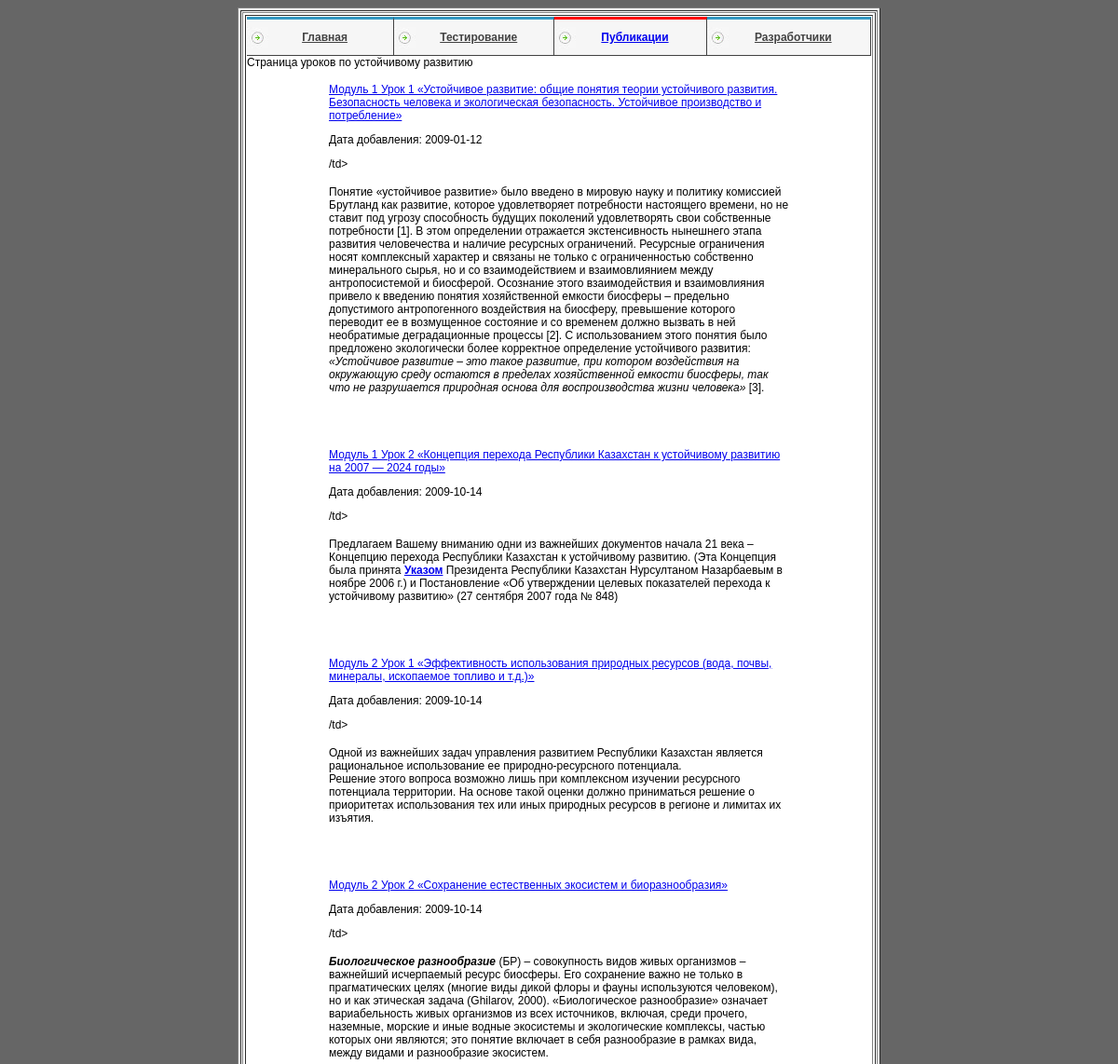
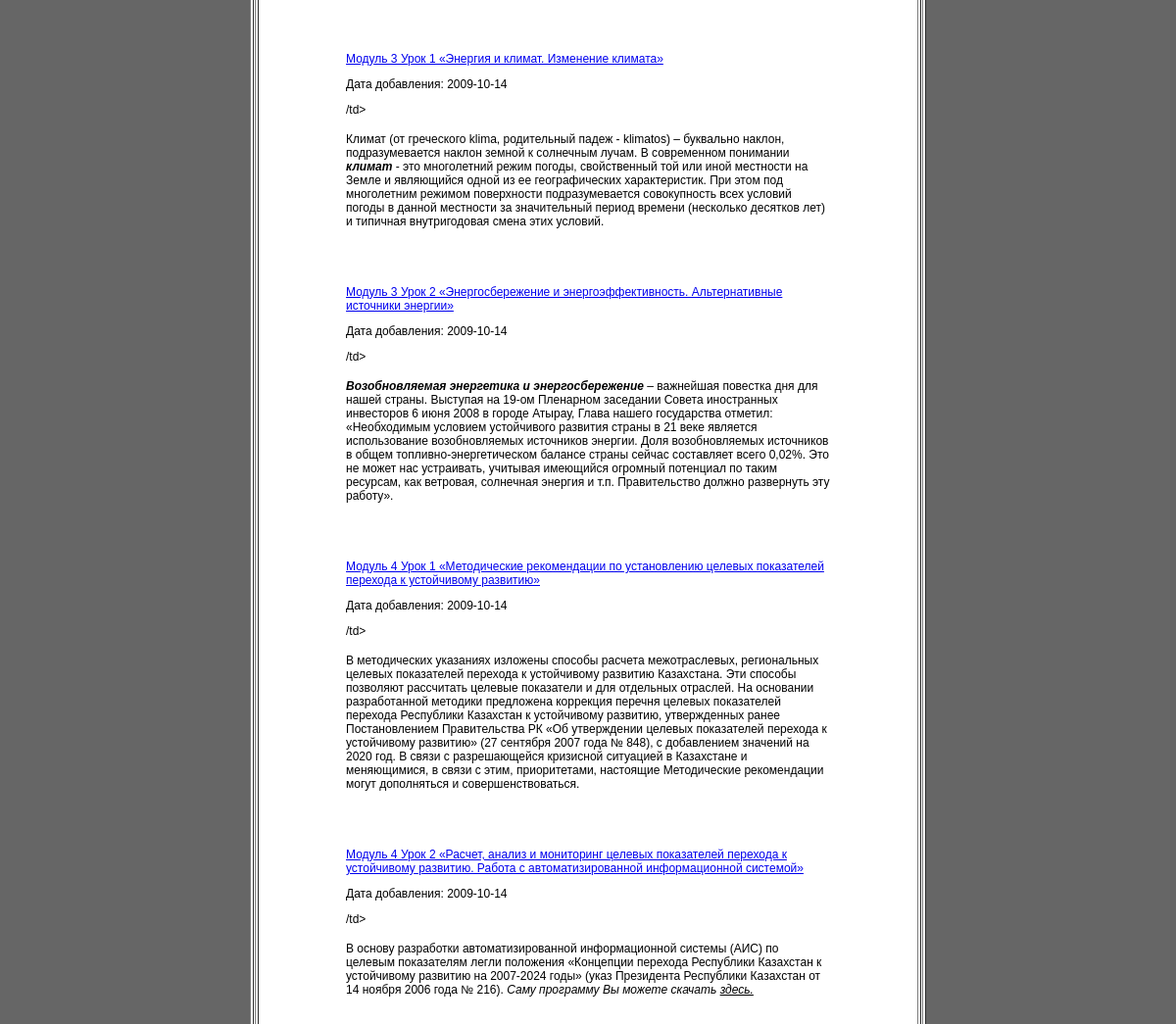
Page /project/prev_temp/lessons.php on the committed database (2 pictures, top to bottom).
### tables this page shows
CREATE TABLE `settings` (
  `id` INTEGER(11) NOT NULL AUTO_INCREMENT,
  `title` VARCHAR(255) NOT NULL DEFAULT '',
  `meta_k` VARCHAR(255) NOT NULL DEFAULT '',
  `meta_d` VARCHAR(255) NOT NULL DEFAULT '',
  `text` TEXT NOT NULL,
  `page` VARCHAR(255) NOT NULL DEFAULT '',
  PRIMARY KEY (`id`)
);

CREATE TABLE `lessons` (
  `id` INTEGER(11) NOT NULL AUTO_INCREMENT,
  `module` INTEGER(3) NOT NULL,
  `meta_k` VARCHAR(255) NOT NULL DEFAULT '',
  `meta_d` VARCHAR(255) NOT NULL DEFAULT '',
  `description` TEXT NOT NULL,
  `text` LONGTEXT,
  `view` INTEGER(7) NOT NULL,
  `author` VARCHAR(100) NOT NULL DEFAULT '',
  `date` DATE NOT NULL,
  `mini_img` VARCHAR(255) NOT NULL DEFAULT '',
  `title` VARCHAR(255) NOT NULL DEFAULT '',
  PRIMARY KEY (`id`),
  FULLTEXT KEY `text` (`text`)
);

### project/prev_temp/lessons.php (the view, shortened to what this page needs)
  <?php include("blocks/bd.php");
  $result=mysql_query("select title, meta_d,meta_k,text FROM  settings WHERE page='lessons'",$db);
  if(mysql_num_rows($result)>0) {
      $myrow=mysql_fetch_array($result);
  }
  else {
      echo "<p> Информация не может быть извлечена, в таблице нет записей</p>";
      exit();
  }
  ?>
<!DOCTYPE html PUBLIC "-//W3C//DTD XHTML 1.0 Transitional//EN" "http://www.w3.org/TR/xhtml1/DTD/xhtml1-transitional.dtd">
<html xmlns="http://www.w3.org/1999/xhtml">
    <head>
        <link href="style.css" rel="stylesheet" type="text/css" />
    </head>
    <body>
        <table width="690" border="1" align="center" bgcolor="#FFFFFF" class="main_border">
            <tr>
                <td valign="top"><table width="100%" border="1">
                        <tr>
                            <td  valign="top">
                                 <?php $n=3; include("blocks/nav.php"); ?>
                              <?php echo $myrow["text"]; ?>
                            <?php
			$result1=mysql_query("select id, title, description, date FROM  lessons",$db);
			$myrow1=mysql_fetch_array($result1);
do{
	printf ("<table class='lesson' align='center' width='500'>
			<tr><td class='lesson_title'>
			<p class= 'lesson_name'> <a href='view_lesson.php?id=%s'>%s</a> </p>
			<p class='lesson_adds'>Дата добавления: %s</p>
			/td></tr>
			<tr><td>%s</td></tr>
			</table><br><br>", $myrow1["id"], $myrow1["title"], $myrow1["date"], $myrow1["description"]);
}
while($myrow1=mysql_fetch_array($result1));
				?>
                            </td>
                        </tr>
                    </table></td>
            </tr>
        </table>
    </body>
</html>

### project/prev_temp/style.css (style rules this page uses)
body { font-family: Verdana, Arial, Helvetica, sans-serif; font-size:12px; background-color: #666666; }

### rows in the picture
settings: text "Страница уроков по устойчивому развитию"
lessons: title "Модуль 1 Урок 1 «Устойчивое развитие: общие понятия теории устойчивого развития. Безопасность человека и экологическая безопасность. Устойчивое производство и потребление»", date "2009-01-12", description "Понятие «устойчивое развитие» было введено в мировую науку и политику комиссией Брутланд как развитие, которое удовлетворяет потребности настоящего времени, но не ставит под угрозу способность будущих поколений удовлетворять свои собственные потребности [1]. В этом определении отражается экстенсивность нынешнего этапа развития человечества и наличие ресурсных ограничений. Ресурсные ограничения носят комплексный характер и связаны не только с ограниченностью собственно минерального сырья, но и со взаимодействием и взаимовлиянием между антропосистемой и биосферой. Осознание этого взаимодействия и взаимовлияния привело к введению понятия хозяйственной емкости биосферы – предельно допустимого…"
lessons: title "Модуль 1 Урок 2 «Концепция перехода Республики Казахстан к устойчивому развитию на 2007 — 2024 годы»", date "2009-10-14", description "Предлагаем Вашему вниманию одни из важнейших документов начала 21 века – Концепцию перехода Республики Казахстан к устойчивому развитию. (Эта Концепция была принята Указом Президента Республики Казахстан Нурсултаном Назарбаевым в ноябре 2006 г.) и Постановление «Об утверждении целевых показателей перехода к устойчивому развитию» (27 сентября 2007 года № 848)"
lessons: title "Модуль 2 Урок 1 «Эффективность использования природных ресурсов (вода, почвы, минералы, ископаемое топливо и т.д.)»", date "2009-10-14", description "Одной из важнейших задач управления развитием Республики Казахстан является рациональное использование ее природно-ресурсного потенциала. Решение этого вопроса возможно лишь при комплексном изучении ресурсного потенциала территории. На основе такой оценки должно приниматься решение о приоритетах использования тех или иных природных ресурсов в регионе и лимитах их изъятия."
lessons: title "Модуль 2 Урок 2 «Сохранение естественных экосистем и биоразнообразия»", date "2009-10-14", description "Биологическое разнообразие (БР) – совокупность видов живых организмов – важнейший исчерпаемый ресурс биосферы. Его сохранение важно не только в прагматических целях (многие виды дикой флоры и фауны используются человеком), но и как этическая задача (Ghilarov, 2000). «Биологическое разнообразие» означает вариабельность живых организмов из всех источников, включая, среди прочего, наземные, морские и иные водные экосистемы и экологические комплексы, частью которых они являются; это понятие включает в себя разнообразие в рамках вида, между видами и разнообразие экосистем."
lessons: title "Модуль 3 Урок 1 «Энергия и климат. Изменение климата»", date "2009-10-14", description "Климат (от греческого klima, родительный падеж - klimatos) – буквально наклон, подразумевается наклон земной к солнечным лучам. В современном понимании климат - это многолетний режим погоды, свойственный той или иной местности на Земле и являющийся одной из ее географических характеристик. При этом под многолетним режимом поверхности подразумевается совокупность всех условий погоды в данной местности за значительный период времени (несколько десятков лет) и типичная внутригодовая смена этих условий."
lessons: title "Модуль 3 Урок 2 «Энергосбережение и энергоэффективность. Альтернативные источники энергии»", date "2009-10-14", description "Возобновляемая энергетика и энергосбережение – важнейшая повестка дня для нашей страны. Выступая на 19-ом Пленарном заседании Совета иностранных инвесторов 6 июня 2008 в городе Атырау, Глава нашего государства отметил: «Необходимым условием устойчивого развития страны в 21 веке является использование возобновляемых источников энергии. Доля возобновляемых источников в общем топливно-энергетическом балансе страны сейчас составляет всего 0,02%. Это не может нас устраивать, учитывая имеющийся огромный потенциал по таким ресурсам, как ветровая, солнечная энергия и т.п. Правительство должно развернуть эту работу»."
lessons: title "Модуль 4 Урок 1 «Методические рекомендации по установлению целевых показателей перехода к устойчивому развитию»", date "2009-10-14", description "В методических указаниях изложены способы расчета межотраслевых, региональных целевых показателей перехода к устойчивому развитию Казахстана. Эти способы позволяют рассчитать целевые показатели и для отдельных отраслей. На основании разработанной методики предложена коррекция перечня целевых показателей перехода Республики Казахстан к устойчивому развитию, утвержденных ранее Постановлением Правительства РК «Об утверждении целевых показателей перехода к устойчивому развитию» (27 сентября 2007 года № 848), с добавлением значений на 2020 год. В связи с разрешающейся кризисной ситуацией в Казахстане и меняющимися, в связи с этим, приоритетами, настоящие Методические рекомендации могут…"
lessons: title "Модуль 4 Урок 2 «Расчет, анализ и мониторинг целевых показателей перехода к устойчивому развитию. Работа с автоматизированной информационной системой»", date "2009-10-14", description "В основу разработки автоматизированной информационной системы (АИС) по целевым показателям легли положения «Концепции перехода Республики Казахстан к устойчивому развитию на 2007-2024 годы» (указ Президента Республики Казахстан от 14 ноября 2006 года № 216). Саму программу Вы можете скачать здесь."
